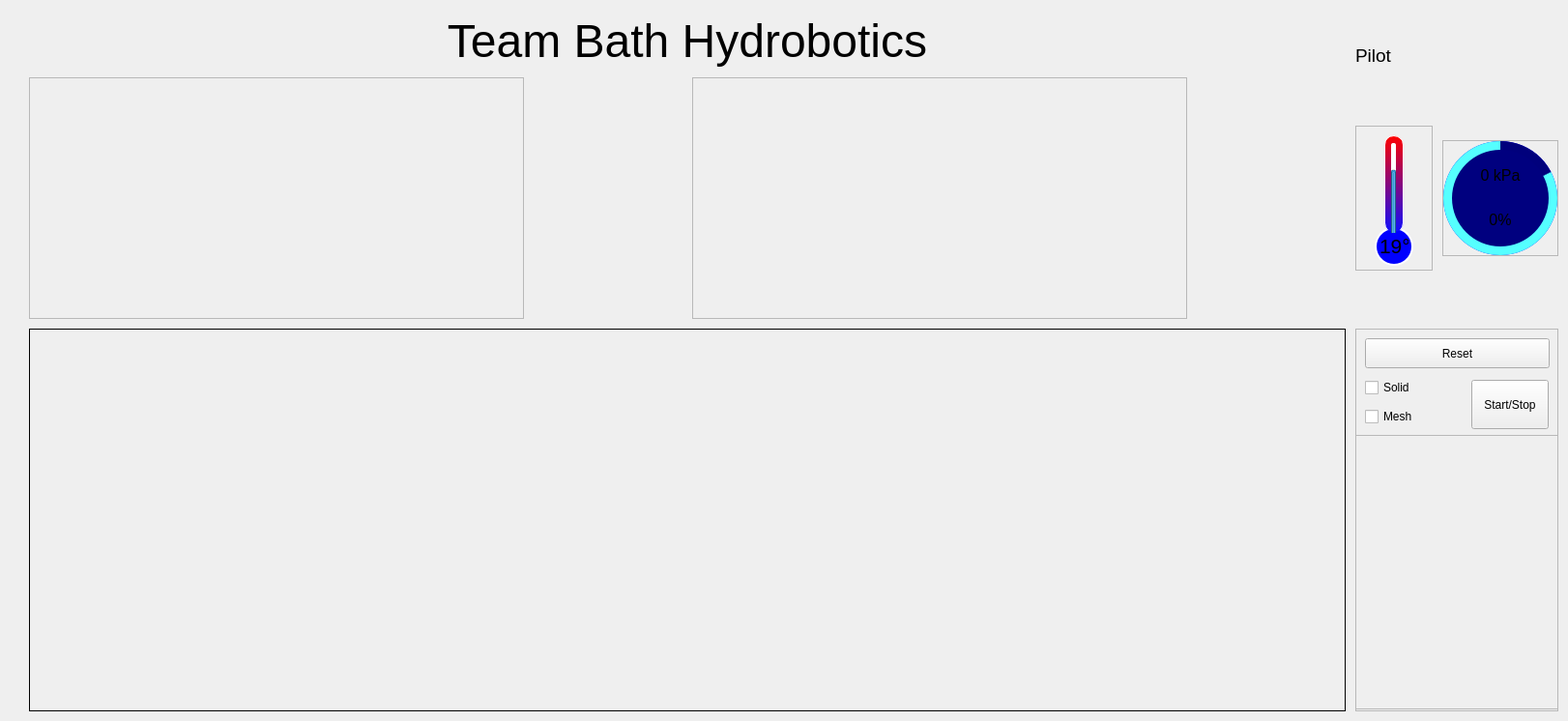
<?xml version="1.0" encoding="UTF-8"?>
<ui version="4.0">
 <class>MainWindow</class>
 <widget class="QFrame" name="MainWindow">
  <property name="geometry">
   <rect>
    <x>0</x>
    <y>0</y>
    <width>1622</width>
    <height>746</height>
   </rect>
  </property>
  <property name="windowTitle">
   <string>Pilot</string>
  </property>
  <layout class="QGridLayout" name="gridLayout_2">
   <property name="leftMargin">
    <number>0</number>
   </property>
   <property name="topMargin">
    <number>0</number>
   </property>
   <property name="rightMargin">
    <number>0</number>
   </property>
   <property name="bottomMargin">
    <number>0</number>
   </property>
   <property name="horizontalSpacing">
    <number>0</number>
   </property>
   <item row="0" column="0">
    <layout class="QGridLayout" name="gridLayout">
     <property name="leftMargin">
      <number>10</number>
     </property>
     <property name="topMargin">
      <number>10</number>
     </property>
     <property name="rightMargin">
      <number>10</number>
     </property>
     <property name="bottomMargin">
      <number>10</number>
     </property>
     <property name="spacing">
      <number>10</number>
     </property>
     <item row="2" column="6">
      <widget class="QWidget" name="pressure" native="true">
       <property name="minimumSize">
        <size>
         <width>120</width>
         <height>120</height>
        </size>
       </property>
       <property name="maximumSize">
        <size>
         <width>120</width>
         <height>120</height>
        </size>
       </property>
       <layout class="QHBoxLayout" name="horizontalLayout">
        <property name="spacing">
         <number>0</number>
        </property>
        <property name="leftMargin">
         <number>0</number>
        </property>
        <property name="topMargin">
         <number>0</number>
        </property>
        <property name="rightMargin">
         <number>0</number>
        </property>
        <property name="bottomMargin">
         <number>0</number>
        </property>
        <item>
         <widget class="QFrame" name="Background">
          <property name="styleSheet">
           <string notr="true"/>
          </property>
          <property name="frameShape">
           <enum>QFrame::Shape::StyledPanel</enum>
          </property>
          <property name="frameShadow">
           <enum>QFrame::Shadow::Raised</enum>
          </property>
          <layout class="QHBoxLayout" name="horizontalLayout_2">
           <property name="spacing">
            <number>0</number>
           </property>
           <property name="leftMargin">
            <number>0</number>
           </property>
           <property name="topMargin">
            <number>0</number>
           </property>
           <property name="rightMargin">
            <number>0</number>
           </property>
           <property name="bottomMargin">
            <number>0</number>
           </property>
           <item>
            <widget class="QFrame" name="RPB_BACK">
             <property name="enabled">
              <bool>true</bool>
             </property>
             <property name="styleSheet">
              <string notr="true">background-color: rgb(0, 0, 255);
border:none;
border-radius: 59px;</string>
             </property>
             <property name="frameShape">
              <enum>QFrame::Shape::StyledPanel</enum>
             </property>
             <property name="frameShadow">
              <enum>QFrame::Shadow::Raised</enum>
             </property>
             <layout class="QHBoxLayout" name="horizontalLayout_3">
              <property name="spacing">
               <number>0</number>
              </property>
              <property name="leftMargin">
               <number>0</number>
              </property>
              <property name="topMargin">
               <number>0</number>
              </property>
              <property name="rightMargin">
               <number>0</number>
              </property>
              <property name="bottomMargin">
               <number>0</number>
              </property>
              <item>
               <widget class="QFrame" name="RPB_PATH">
                <property name="enabled">
                 <bool>true</bool>
                </property>
                <property name="styleSheet">
                 <string notr="true">background-color: qconicalgradient(cx:0.5, cy:0.5, angle:90, stop:0.823928 rgba(85, 255, 255, 255), stop:0.828442 rgba(0, 0, 124, 255));
</string>
                </property>
                <property name="frameShape">
                 <enum>QFrame::Shape::StyledPanel</enum>
                </property>
                <property name="frameShadow">
                 <enum>QFrame::Shadow::Raised</enum>
                </property>
                <layout class="QHBoxLayout" name="horizontalLayout_4">
                 <property name="spacing">
                  <number>0</number>
                 </property>
                 <property name="leftMargin">
                  <number>0</number>
                 </property>
                 <property name="topMargin">
                  <number>0</number>
                 </property>
                 <property name="rightMargin">
                  <number>0</number>
                 </property>
                 <property name="bottomMargin">
                  <number>0</number>
                 </property>
                 <item>
                  <widget class="QFrame" name="RPB_Front">
                   <property name="minimumSize">
                    <size>
                     <width>100</width>
                     <height>100</height>
                    </size>
                   </property>
                   <property name="maximumSize">
                    <size>
                     <width>100</width>
                     <height>100</height>
                    </size>
                   </property>
                   <property name="font">
                    <font>
                     <pointsize>4</pointsize>
                    </font>
                   </property>
                   <property name="styleSheet">
                    <string notr="true">background-color: rgb(0, 0, 127);
border: none;
border-radius:50;</string>
                   </property>
                   <property name="frameShape">
                    <enum>QFrame::Shape::StyledPanel</enum>
                   </property>
                   <property name="frameShadow">
                    <enum>QFrame::Shadow::Raised</enum>
                   </property>
                   <layout class="QVBoxLayout" name="verticalLayout">
                    <property name="spacing">
                     <number>0</number>
                    </property>
                    <property name="leftMargin">
                     <number>0</number>
                    </property>
                    <property name="topMargin">
                     <number>0</number>
                    </property>
                    <property name="rightMargin">
                     <number>0</number>
                    </property>
                    <property name="bottomMargin">
                     <number>0</number>
                    </property>
                    <item>
                     <widget class="QLabel" name="rpb_kpa">
                      <property name="maximumSize">
                       <size>
                        <width>100</width>
                        <height>40</height>
                       </size>
                      </property>
                      <property name="font">
                       <font>
                        <pointsize>12</pointsize>
                       </font>
                      </property>
                      <property name="styleSheet">
                       <string notr="true">background-color: rgba(255, 255, 255, 0);</string>
                      </property>
                      <property name="text">
                       <string>0 kPa</string>
                      </property>
                      <property name="alignment">
                       <set>Qt::AlignmentFlag::AlignCenter</set>
                      </property>
                     </widget>
                    </item>
                    <item>
                     <widget class="QLabel" name="rpb_perc">
                      <property name="maximumSize">
                       <size>
                        <width>100</width>
                        <height>40</height>
                       </size>
                      </property>
                      <property name="font">
                       <font>
                        <pointsize>12</pointsize>
                       </font>
                      </property>
                      <property name="styleSheet">
                       <string notr="true">background-color: rgba(255, 255, 255, 0);</string>
                      </property>
                      <property name="text">
                       <string>0%</string>
                      </property>
                      <property name="alignment">
                       <set>Qt::AlignmentFlag::AlignCenter</set>
                      </property>
                     </widget>
                    </item>
                   </layout>
                  </widget>
                 </item>
                </layout>
               </widget>
              </item>
             </layout>
            </widget>
           </item>
          </layout>
         </widget>
        </item>
       </layout>
      </widget>
     </item>
     <item row="1" column="5">
      <widget class="QLabel" name="WindowNameLabel">
       <property name="sizePolicy">
        <sizepolicy hsizetype="Preferred" vsizetype="Fixed">
         <horstretch>0</horstretch>
         <verstretch>0</verstretch>
        </sizepolicy>
       </property>
       <property name="maximumSize">
        <size>
         <width>16777215</width>
         <height>30</height>
        </size>
       </property>
       <property name="font">
        <font>
         <pointsize>14</pointsize>
        </font>
       </property>
       <property name="text">
        <string>Pilot</string>
       </property>
      </widget>
     </item>
     <item row="3" column="1" rowspan="2" colspan="4">
      <widget class="QLabel" name="MainCameraView">
       <property name="sizePolicy">
        <sizepolicy hsizetype="Preferred" vsizetype="Expanding">
         <horstretch>0</horstretch>
         <verstretch>0</verstretch>
        </sizepolicy>
       </property>
       <property name="minimumSize">
        <size>
         <width>704</width>
         <height>396</height>
        </size>
       </property>
       <property name="maximumSize">
        <size>
         <width>16777215</width>
         <height>16777215</height>
        </size>
       </property>
       <property name="autoFillBackground">
        <bool>false</bool>
       </property>
       <property name="frameShape">
        <enum>QFrame::Shape::Box</enum>
       </property>
       <property name="text">
        <string/>
       </property>
       <property name="pixmap">
        <pixmap>../../../../Downloads/HYDROROBOTICSLOGO.png</pixmap>
       </property>
       <property name="alignment">
        <set>Qt::AlignmentFlag::AlignCenter</set>
       </property>
      </widget>
     </item>
     <item row="2" column="5">
      <widget class="QWidget" name="ambient_temp" native="true">
       <property name="minimumSize">
        <size>
         <width>80</width>
         <height>250</height>
        </size>
       </property>
       <property name="maximumSize">
        <size>
         <width>80</width>
         <height>250</height>
        </size>
       </property>
       <layout class="QHBoxLayout" name="horizontalLayout_8">
        <property name="spacing">
         <number>0</number>
        </property>
        <property name="leftMargin">
         <number>0</number>
        </property>
        <property name="topMargin">
         <number>0</number>
        </property>
        <property name="rightMargin">
         <number>0</number>
        </property>
        <property name="bottomMargin">
         <number>0</number>
        </property>
        <item>
         <widget class="QFrame" name="Background2">
          <property name="minimumSize">
           <size>
            <width>70</width>
            <height>150</height>
           </size>
          </property>
          <property name="maximumSize">
           <size>
            <width>80</width>
            <height>150</height>
           </size>
          </property>
          <property name="styleSheet">
           <string notr="true"/>
          </property>
          <property name="frameShape">
           <enum>QFrame::Shape::StyledPanel</enum>
          </property>
          <property name="frameShadow">
           <enum>QFrame::Shadow::Raised</enum>
          </property>
          <widget class="QFrame" name="Thermo2">
           <property name="geometry">
            <rect>
             <x>20</x>
             <y>105</y>
             <width>40</width>
             <height>40</height>
            </rect>
           </property>
           <property name="maximumSize">
            <size>
             <width>40</width>
             <height>40</height>
            </size>
           </property>
           <property name="styleSheet">
            <string notr="true">background-color: rgb(0, 0, 255);
border: 2px solid;
border-radius: 20px;
border-color: rgb(255, 255, 255);</string>
           </property>
           <property name="frameShape">
            <enum>QFrame::Shape::StyledPanel</enum>
           </property>
           <property name="frameShadow">
            <enum>QFrame::Shadow::Raised</enum>
           </property>
           <widget class="QLabel" name="temp_value">
            <property name="geometry">
             <rect>
              <x>5</x>
              <y>5</y>
              <width>30</width>
              <height>28</height>
             </rect>
            </property>
            <property name="font">
             <font>
              <pointsize>16</pointsize>
             </font>
            </property>
            <property name="styleSheet">
             <string notr="true">border: none;
background-color: rgba(255, 255, 255, 0);</string>
            </property>
            <property name="text">
             <string>19°</string>
            </property>
           </widget>
          </widget>
          <widget class="QFrame" name="Thermo">
           <property name="geometry">
            <rect>
             <x>30</x>
             <y>10</y>
             <width>20</width>
             <height>101</height>
            </rect>
           </property>
           <property name="styleSheet">
            <string notr="true">border:1px solid;
background-color: qlineargradient(spread:pad, x1:0, y1:1, x2:0, y2:0, stop:0 rgba(14, 14, 255, 255), stop:1 rgba(255, 0, 0, 255));
border-top-color: rgb(255, 255, 255);
border-left-color: rgb(255, 255, 255);
border-right-color: rgb(255, 255, 255);
border-bottom-color: rgb(0, 0, 255);
border-radius: 10px;</string>
           </property>
           <property name="frameShape">
            <enum>QFrame::Shape::StyledPanel</enum>
           </property>
           <property name="frameShadow">
            <enum>QFrame::Shadow::Raised</enum>
           </property>
           <widget class="QProgressBar" name="temp_bar">
            <property name="geometry">
             <rect>
              <x>7</x>
              <y>8</y>
              <width>5</width>
              <height>135</height>
             </rect>
            </property>
            <property name="styleSheet">
             <string notr="true">border: none;
border-radius: 2px;
background-color: rgb(255, 255, 255);</string>
            </property>
            <property name="value">
             <number>77</number>
            </property>
            <property name="orientation">
             <enum>Qt::Orientation::Vertical</enum>
            </property>
            <property name="format">
             <string/>
            </property>
           </widget>
          </widget>
         </widget>
        </item>
       </layout>
      </widget>
     </item>
     <item row="0" column="6" rowspan="2">
      <spacer name="verticalSpacer_2">
       <property name="orientation">
        <enum>Qt::Orientation::Vertical</enum>
       </property>
       <property name="sizeType">
        <enum>QSizePolicy::Policy::Maximum</enum>
       </property>
       <property name="sizeHint" stdset="0">
        <size>
         <width>20</width>
         <height>50</height>
        </size>
       </property>
      </spacer>
     </item>
     <item row="2" column="1" colspan="2">
      <widget class="QLabel" name="SecondaryCameraView1">
       <property name="minimumSize">
        <size>
         <width>320</width>
         <height>180</height>
        </size>
       </property>
       <property name="maximumSize">
        <size>
         <width>512</width>
         <height>288</height>
        </size>
       </property>
       <property name="autoFillBackground">
        <bool>false</bool>
       </property>
       <property name="frameShape">
        <enum>QFrame::Shape::StyledPanel</enum>
       </property>
       <property name="text">
        <string/>
       </property>
       <property name="pixmap">
        <pixmap>../../../../Downloads/HYDROROBOTICSLOGO.png</pixmap>
       </property>
       <property name="alignment">
        <set>Qt::AlignmentFlag::AlignCenter</set>
       </property>
      </widget>
     </item>
     <item row="0" column="0" rowspan="2">
      <spacer name="verticalSpacer">
       <property name="orientation">
        <enum>Qt::Orientation::Vertical</enum>
       </property>
       <property name="sizeType">
        <enum>QSizePolicy::Policy::Fixed</enum>
       </property>
       <property name="sizeHint" stdset="0">
        <size>
         <width>20</width>
         <height>50</height>
        </size>
       </property>
      </spacer>
     </item>
     <item row="0" column="1" rowspan="2" colspan="4">
      <widget class="QLabel" name="label">
       <property name="sizePolicy">
        <sizepolicy hsizetype="Preferred" vsizetype="Fixed">
         <horstretch>0</horstretch>
         <verstretch>0</verstretch>
        </sizepolicy>
       </property>
       <property name="minimumSize">
        <size>
         <width>0</width>
         <height>60</height>
        </size>
       </property>
       <property name="maximumSize">
        <size>
         <width>16777215</width>
         <height>60</height>
        </size>
       </property>
       <property name="font">
        <font>
         <pointsize>36</pointsize>
        </font>
       </property>
       <property name="text">
        <string>Team Bath Hydrobotics</string>
       </property>
       <property name="alignment">
        <set>Qt::AlignmentFlag::AlignBottom|Qt::AlignmentFlag::AlignHCenter</set>
       </property>
      </widget>
     </item>
     <item row="2" column="3" colspan="2">
      <widget class="QLabel" name="SecondaryCameraView2">
       <property name="minimumSize">
        <size>
         <width>320</width>
         <height>180</height>
        </size>
       </property>
       <property name="maximumSize">
        <size>
         <width>512</width>
         <height>288</height>
        </size>
       </property>
       <property name="autoFillBackground">
        <bool>false</bool>
       </property>
       <property name="frameShape">
        <enum>QFrame::Shape::StyledPanel</enum>
       </property>
       <property name="text">
        <string/>
       </property>
       <property name="pixmap">
        <pixmap>../../../../Downloads/HYDROROBOTICSLOGO.png</pixmap>
       </property>
       <property name="alignment">
        <set>Qt::AlignmentFlag::AlignCenter</set>
       </property>
      </widget>
     </item>
     <item row="2" column="0" rowspan="3">
      <spacer name="verticalSpacer_4">
       <property name="orientation">
        <enum>Qt::Orientation::Vertical</enum>
       </property>
       <property name="sizeType">
        <enum>QSizePolicy::Policy::Minimum</enum>
       </property>
       <property name="sizeHint" stdset="0">
        <size>
         <width>20</width>
         <height>40</height>
        </size>
       </property>
      </spacer>
     </item>
     <item row="0" column="5">
      <spacer name="verticalSpacer_3">
       <property name="orientation">
        <enum>Qt::Orientation::Vertical</enum>
       </property>
       <property name="sizeType">
        <enum>QSizePolicy::Policy::Maximum</enum>
       </property>
       <property name="sizeHint" stdset="0">
        <size>
         <width>20</width>
         <height>20</height>
        </size>
       </property>
      </spacer>
     </item>
     <item row="3" column="5" rowspan="2" colspan="2">
      <widget class="QFrame" name="openglFrame">
       <property name="frameShape">
        <enum>QFrame::Shape::StyledPanel</enum>
       </property>
       <property name="frameShadow">
        <enum>QFrame::Shadow::Raised</enum>
       </property>
       <widget class="QPushButton" name="resetButton">
        <property name="geometry">
         <rect>
          <x>10</x>
          <y>10</y>
          <width>191</width>
          <height>31</height>
         </rect>
        </property>
        <property name="text">
         <string>Reset</string>
        </property>
       </widget>
       <widget class="QCheckBox" name="checkbox_solid">
        <property name="geometry">
         <rect>
          <x>10</x>
          <y>50</y>
          <width>77</width>
          <height>22</height>
         </rect>
        </property>
        <property name="text">
         <string>Solid</string>
        </property>
       </widget>
       <widget class="QCheckBox" name="checkbox_mesh">
        <property name="geometry">
         <rect>
          <x>10</x>
          <y>80</y>
          <width>77</width>
          <height>22</height>
         </rect>
        </property>
        <property name="text">
         <string>Mesh</string>
        </property>
       </widget>
       <widget class="QPushButton" name="startstopButton">
        <property name="geometry">
         <rect>
          <x>120</x>
          <y>53</y>
          <width>80</width>
          <height>51</height>
         </rect>
        </property>
        <property name="text">
         <string>Start/Stop</string>
        </property>
       </widget>
       <widget class="QFrame" name="openglPlaceholderFrame">
        <property name="geometry">
         <rect>
          <x>0</x>
          <y>110</y>
          <width>210</width>
          <height>284</height>
         </rect>
        </property>
        <property name="sizePolicy">
         <sizepolicy hsizetype="Fixed" vsizetype="Fixed">
          <horstretch>0</horstretch>
          <verstretch>0</verstretch>
         </sizepolicy>
        </property>
        <property name="frameShape">
         <enum>QFrame::Shape::StyledPanel</enum>
        </property>
        <property name="frameShadow">
         <enum>QFrame::Shadow::Raised</enum>
        </property>
        <widget class="QWidget" name="openglPlaceholder" native="true">
         <property name="geometry">
          <rect>
           <x>0</x>
           <y>0</y>
           <width>210</width>
           <height>280</height>
          </rect>
         </property>
         <property name="sizePolicy">
          <sizepolicy hsizetype="Expanding" vsizetype="Expanding">
           <horstretch>0</horstretch>
           <verstretch>0</verstretch>
          </sizepolicy>
         </property>
        </widget>
       </widget>
      </widget>
     </item>
    </layout>
   </item>
  </layout>
 </widget>
 <resources/>
 <connections/>
</ui>
